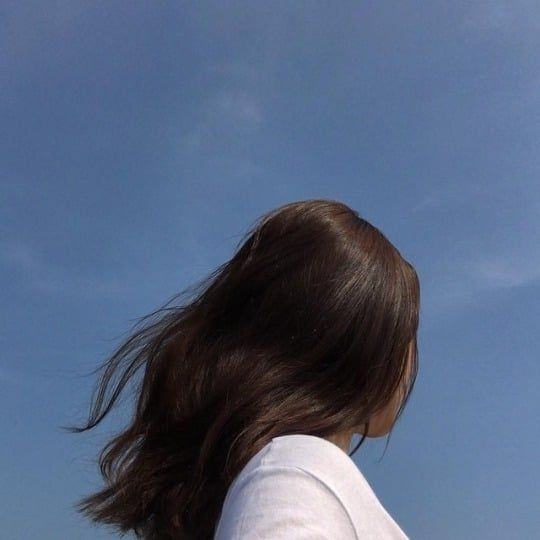
#> input picture Technniques/img/image1.jpg, 540 x 540 px, found by its file name
$ python 22_Cartoonify.py
#> lines starting #> are read from the running program, lines starting #| are printed output that depends on the picture; after the words box and inside, x2 and y2 are one past the last pixel; in counts of white or black regions, pixels touching at a corner belong together
import cv2
import numpy as np

img = cv2.imread("img\image1.jpg")
#> img is the input picture: shape (540, 540, 3); mean B, G, R 126.9, 99.6, 84.3
cv2.imshow('Original Image', img)

#Converting to RGB
img = cv2.cvtColor(img, cv2.COLOR_BGR2RGB)
cv2.imshow("Converting to RGB", img)

#Detecting edges of the input image
gray = cv2.cvtColor(img, cv2.COLOR_BGR2GRAY)
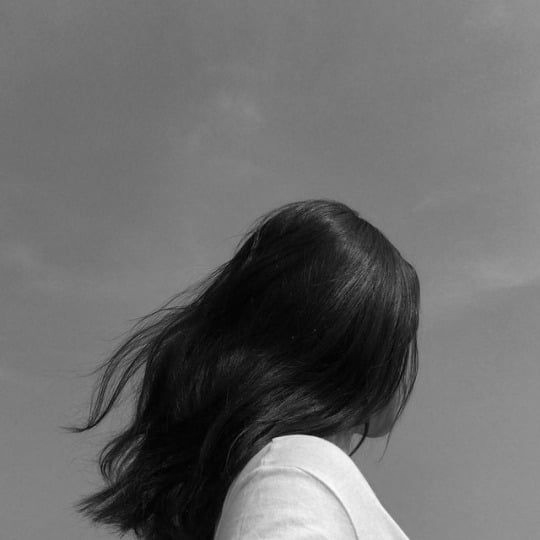
#> gray: shape (540, 540); min 0, max 254, mean 106
gray = cv2.medianBlur(gray, 5)
edges = cv2.adaptiveThreshold(gray, 255, cv2.ADAPTIVE_THRESH_MEAN_C, cv2.THRESH_BINARY, 9, 9)
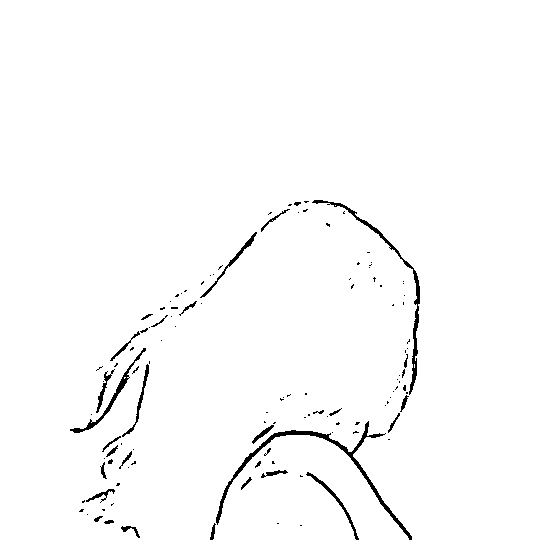
#> edges: shape (540, 540); 98.3% white; 121 black regions (90 under 20 px), largest, box (x1, y1, x2, y2) and area: (216, 421, 412, 540) 1293, (312, 200, 420, 395) 830, (70, 348, 146, 433) 427
cv2.imshow("edges",edges)

#Cartoonifying the image
color = cv2.bilateralFilter(img, 9, 250, 250)
cartoon = cv2.bitwise_and(color, color, mask=edges)
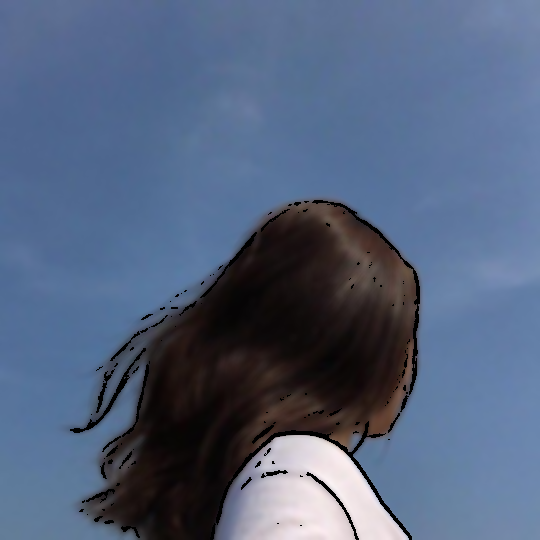
#> cartoon: shape (540, 540, 3); mean R, G, B 83, 98.3, 125.4

cv2.imshow("cartoon",cartoon)

cv2.waitKey(0)

$ run again, with Technniques/img/image2.jpg copied over Technniques/img/image1.jpg
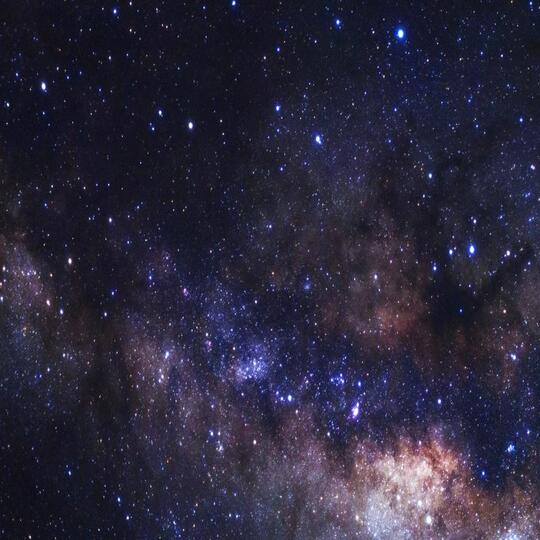
#> input picture Technniques/img/image2.jpg, 540 x 540 px, found by its file name
#> img is the input picture: shape (540, 540, 3); mean B, G, R 60.2, 40.3, 43.7
#> `edges = cv2.adaptiveThreshold(gray, 255, cv2.ADAPTIVE_THRESH_MEAN_C, c..`:
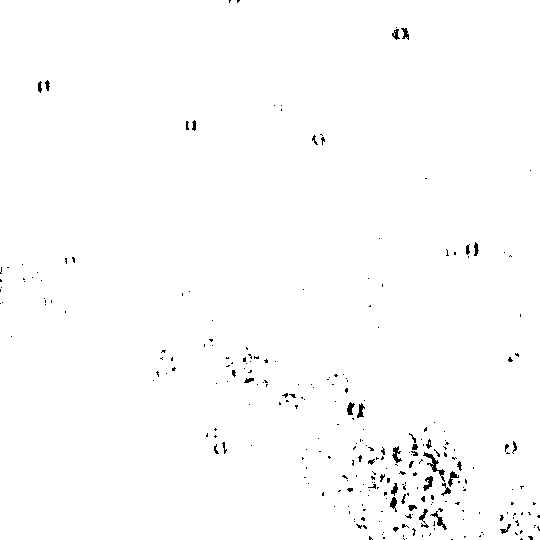
#> edges: shape (540, 540); 99.1% white; black in thin lines or dots
#> `color = cv2.bilateralFilter(img, 9, 250, 250)`:
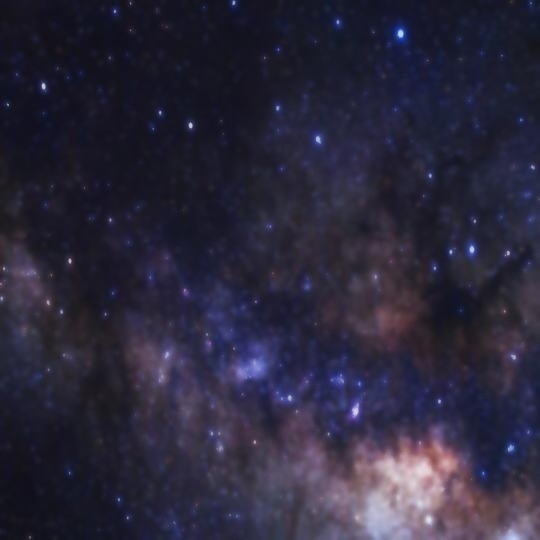
#> color: shape (540, 540, 3); mean R, G, B 43.4, 40, 59.9

$ run again, with Technniques/img/Dog.jpg copied over Technniques/img/image1.jpg
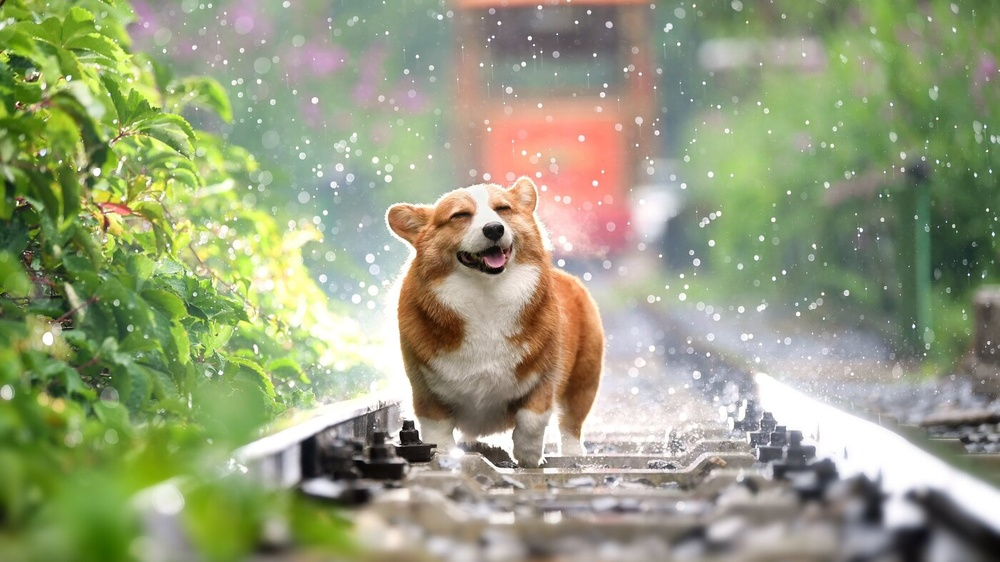
#> input picture Technniques/img/Dog.jpg, 1000 x 562 px, shrunk from 1400 x 787 before the run, found by its file name
#> img is the input picture: shape (562, 1000, 3); mean B, G, R 124.8, 157.6, 150.9
#> `edges = cv2.adaptiveThreshold(gray, 255, cv2.ADAPTIVE_THRESH_MEAN_C, c..`:
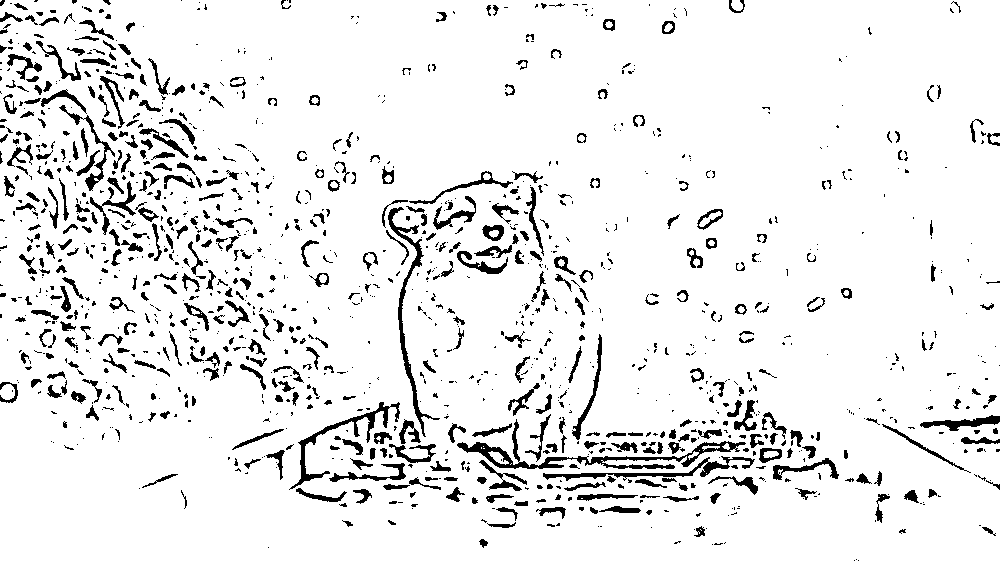
#> edges: shape (562, 1000); 92.1% white; 1297 black regions (822 under 20 px), largest, box (x1, y1, x2, y2) and area: (457, 419, 746, 469) 2043, (388, 207, 440, 437) 1247, (289, 402, 400, 490) 1054
#> `cartoon = cv2.bitwise_and(color, color, mask=edges)`:
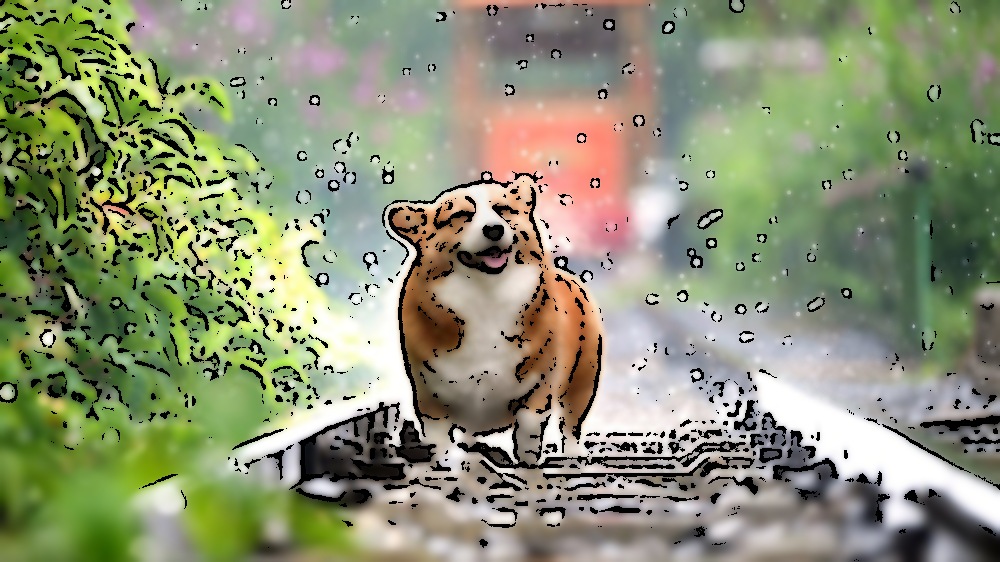
#> cartoon: shape (562, 1000, 3); mean R, G, B 140.2, 146.6, 116.6
